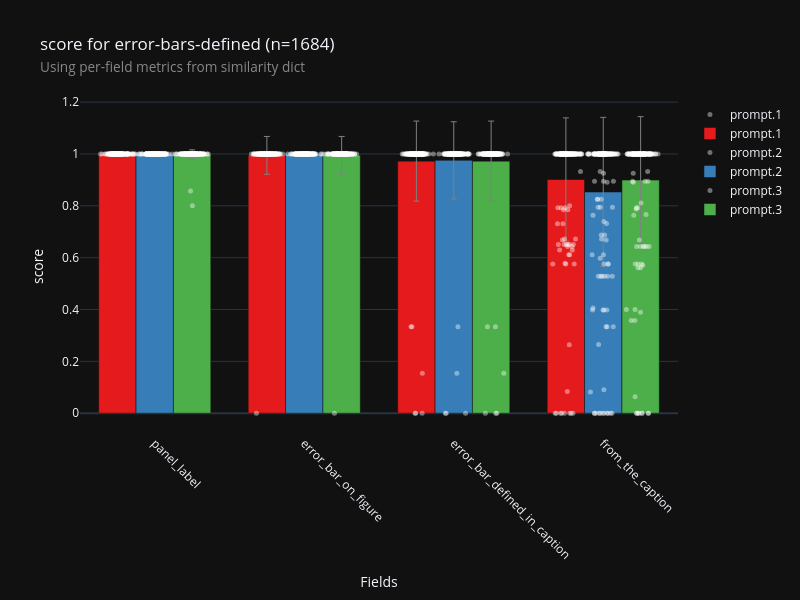
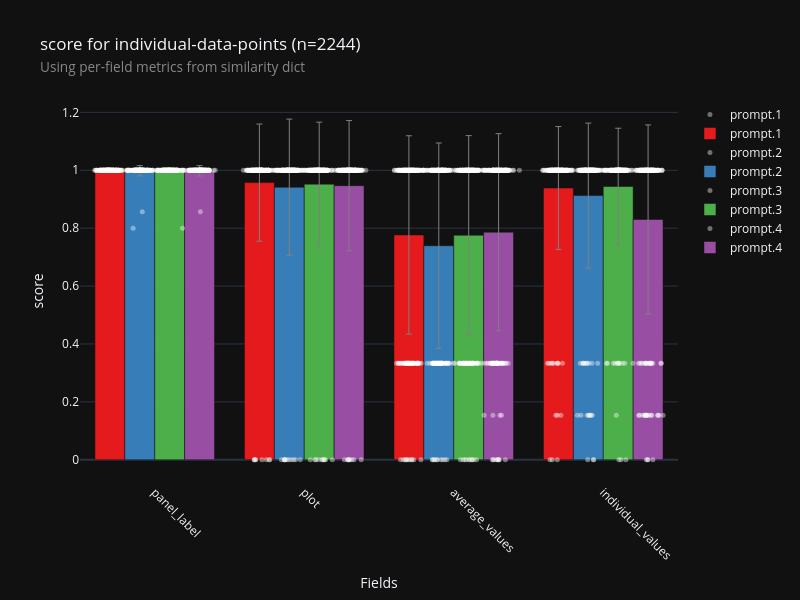
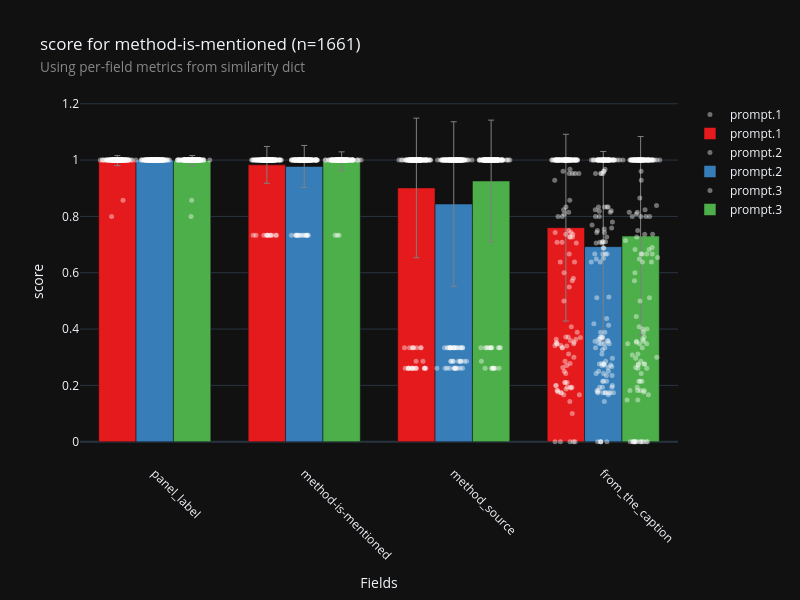
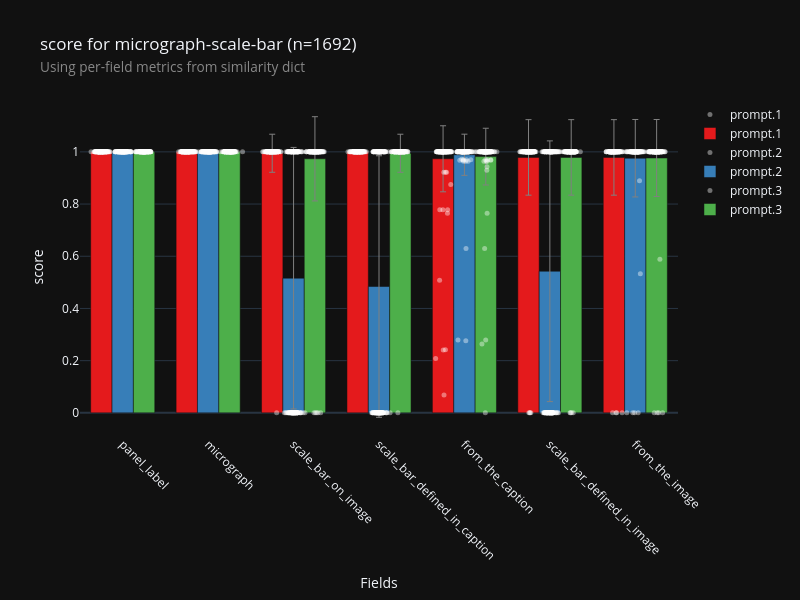

The notebook cell these images were saved under, in order:
### Code cell
for fig_check_name in list(fig_similarity_dict.keys()):
    fig, df, meta = check_visualization_with_similarity_dict(
        'fig-checklist',
        fig_check_name,
        model=MODEL,
        similarity_dict=fig_similarity_dict,
        score='score',
        aggregation_level=1
    )
    fig.show()

### Figure 1 — Plotly figure (JSON) as saved in the notebook; plotly's stock layout.template omitted (floating-point values rounded to 4 significant figures; data arrays with more than 128 entries replaced by an {"elided": "..."} marker saying what was removed)
{"data": [{"hovertext": {"elided": "752 str values"}, "marker": {"color": "white", "line": {"color": "white", "width": 0}, "opacity": 0.4, "size": 5}, "mode": "markers", "name": "prompt.1", "showlegend": true, "type": "scatter", "x": {"elided": "752 float values"}, "y": {"elided": "752 float values"}}, {"error_y": {"array": [0, 0.07293, 0.1545, 0.2378], "color": "grey", "thickness": 1, "type": "data", "visible": true, "width": 3}, "hovertext": ["Field: panel_label<br>Metric: longest_common_subsequence", "Field: error_bar_on_figure<br>Metric: longest_common_subsequence", "Field: error_bar_defined_in_caption<br>Metric: longest_common_subsequence", "Field: from_the_caption<br>Metric: semantic_similarity"], "marker": {"color": "rgb(228,26,28)"}, "name": "prompt.1", "showlegend": true, "type": "bar", "width": 0.25, "x": [-0.25, 0.75, 1.75, 2.75], "y": [1, 0.9947, 0.9724, 0.9015]}, {"hovertext": {"elided": "740 str values"}, "marker": {"color": "white", "line": {"color": "white", "width": 0}, "opacity": 0.4, "size": 5}, "mode": "markers", "name": "prompt.2", "showlegend": true, "type": "scatter", "x": {"elided": "740 float values"}, "y": {"elided": "740 float values"}}, {"error_y": {"array": [0, 0, 0.1488, 0.288], "color": "grey", "thickness": 1, "type": "data", "visible": true, "width": 3}, "hovertext": ["Field: panel_label<br>Metric: longest_common_subsequence", "Field: error_bar_on_figure<br>Metric: longest_common_subsequence", "Field: error_bar_defined_in_caption<br>Metric: longest_common_subsequence", "Field: from_the_caption<br>Metric: semantic_similarity"], "marker": {"color": "rgb(55,126,184)"}, "name": "prompt.2", "showlegend": true, "type": "bar", "width": 0.25, "x": [0, 1, 2, 3], "y": [1, 1, 0.9755, 0.8532]}, {"hovertext": {"elided": "752 str values"}, "marker": {"color": "white", "line": {"color": "white", "width": 0}, "opacity": 0.4, "size": 5}, "mode": "markers", "name": "prompt.3", "showlegend": true, "type": "scatter", "x": {"elided": "752 float values"}, "y": {"elided": "752 float values"}}, {"error_y": {"array": [0.01788, 0.07293, 0.1545, 0.2448], "color": "grey", "thickness": 1, "type": "data", "visible": true, "width": 3}, "hovertext": ["Field: panel_label<br>Metric: longest_common_subsequence", "Field: error_bar_on_figure<br>Metric: longest_common_subsequence", "Field: error_bar_defined_in_caption<br>Metric: longest_common_subsequence", "Field: from_the_caption<br>Metric: semantic_similarity"], "marker": {"color": "rgb(77,175,74)"}, "name": "prompt.3", "showlegend": true, "type": "bar", "width": 0.25, "x": [0.25, 1.25, 2.25, 3.25], "y": [0.9982, 0.9947, 0.9724, 0.8993]}], "layout": {"boxmode": "group", "height": 600, "showlegend": true, "title": {"text": "score for error-bars-defined (n=1684)<br><span style=\"font-size: 0.8em; color: #888;\">Using per-field metrics from similarity dict</span>"}, "width": 800, "xaxis": {"range": [-0.5, 3.5], "tickangle": 45, "ticktext": ["panel_label", "error_bar_on_figure", "error_bar_defined_in_caption", "from_the_caption"], "tickvals": [0, 1, 2, 3], "title": {"text": "Fields"}}, "yaxis": {"title": {"text": "score"}}}}

### Figure 2 — Plotly figure (JSON) as saved in the notebook; plotly's stock layout.template omitted (floating-point values rounded to 4 significant figures; data arrays with more than 128 entries replaced by an {"elided": "..."} marker saying what was removed)
{"data": [{"hovertext": {"elided": "752 str values"}, "marker": {"color": "white", "line": {"color": "white", "width": 0}, "opacity": 0.4, "size": 5}, "mode": "markers", "name": "prompt.1", "showlegend": true, "type": "scatter", "x": {"elided": "752 float values"}, "y": {"elided": "752 float values"}}, {"error_y": {"array": [0, 0.2024, 0.3426, 0.2124], "color": "grey", "thickness": 1, "type": "data", "visible": true, "width": 3}, "hovertext": ["Field: panel_label<br>Metric: longest_common_subsequence", "Field: plot<br>Metric: longest_common_subsequence", "Field: average_values<br>Metric: longest_common_subsequence", "Field: individual_values<br>Metric: longest_common_subsequence"], "marker": {"color": "rgb(228,26,28)"}, "name": "prompt.1", "showlegend": true, "type": "bar", "width": 0.2, "x": [-0.3, 0.7, 1.7, 2.7], "y": [1, 0.9574, 0.7766, 0.9386]}, {"hovertext": {"elided": "752 str values"}, "marker": {"color": "white", "line": {"color": "white", "width": 0}, "opacity": 0.4, "size": 5}, "mode": "markers", "name": "prompt.2", "showlegend": true, "type": "scatter", "x": {"elided": "752 float values"}, "y": {"elided": "752 float values"}}, {"error_y": {"array": [0.01788, 0.2353, 0.355, 0.2505], "color": "grey", "thickness": 1, "type": "data", "visible": true, "width": 3}, "hovertext": ["Field: panel_label<br>Metric: longest_common_subsequence", "Field: plot<br>Metric: longest_common_subsequence", "Field: average_values<br>Metric: longest_common_subsequence", "Field: individual_values<br>Metric: longest_common_subsequence"], "marker": {"color": "rgb(55,126,184)"}, "name": "prompt.2", "showlegend": true, "type": "bar", "width": 0.2, "x": [-0.1, 0.9, 1.9, 2.9], "y": [0.9982, 0.9415, 0.7394, 0.9126]}, {"hovertext": {"elided": "752 str values"}, "marker": {"color": "white", "line": {"color": "white", "width": 0}, "opacity": 0.4, "size": 5}, "mode": "markers", "name": "prompt.3", "showlegend": true, "type": "scatter", "x": {"elided": "752 float values"}, "y": {"elided": "752 float values"}}, {"error_y": {"array": [0, 0.2141, 0.3441, 0.2012], "color": "grey", "thickness": 1, "type": "data", "visible": true, "width": 3}, "hovertext": ["Field: panel_label<br>Metric: longest_common_subsequence", "Field: plot<br>Metric: longest_common_subsequence", "Field: average_values<br>Metric: longest_common_subsequence", "Field: individual_values<br>Metric: longest_common_subsequence"], "marker": {"color": "rgb(77,175,74)"}, "name": "prompt.3", "showlegend": true, "type": "bar", "width": 0.2, "x": [0.1, 1.1, 2.1, 3.1], "y": [1, 0.9521, 0.7756, 0.9441]}, {"hovertext": {"elided": "752 str values"}, "marker": {"color": "white", "line": {"color": "white", "width": 0}, "opacity": 0.4, "size": 5}, "mode": "markers", "name": "prompt.4", "showlegend": true, "type": "scatter", "x": {"elided": "752 float values"}, "y": {"elided": "752 float values"}}, {"error_y": {"array": [0.01788, 0.225, 0.3403, 0.3264], "color": "grey", "thickness": 1, "type": "data", "visible": true, "width": 3}, "hovertext": ["Field: panel_label<br>Metric: longest_common_subsequence", "Field: plot<br>Metric: longest_common_subsequence", "Field: average_values<br>Metric: longest_common_subsequence", "Field: individual_values<br>Metric: longest_common_subsequence"], "marker": {"color": "rgb(152,78,163)"}, "name": "prompt.4", "showlegend": true, "type": "bar", "width": 0.2, "x": [0.3, 1.3, 2.3, 3.3], "y": [0.9982, 0.9468, 0.7861, 0.8303]}], "layout": {"boxmode": "group", "height": 600, "showlegend": true, "title": {"text": "score for individual-data-points (n=2244)<br><span style=\"font-size: 0.8em; color: #888;\">Using per-field metrics from similarity dict</span>"}, "width": 800, "xaxis": {"range": [-0.5, 3.5], "tickangle": 45, "ticktext": ["panel_label", "plot", "average_values", "individual_values"], "tickvals": [0, 1, 2, 3], "title": {"text": "Fields"}}, "yaxis": {"title": {"text": "score"}}}}

### Figure 3 — Plotly figure (JSON) as saved in the notebook; plotly's stock layout.template omitted (floating-point values rounded to 4 significant figures; data arrays with more than 128 entries replaced by an {"elided": "..."} marker saying what was removed)
{"data": [{"hovertext": {"elided": "752 str values"}, "marker": {"color": "white", "line": {"color": "white", "width": 0}, "opacity": 0.4, "size": 5}, "mode": "markers", "name": "prompt.1", "showlegend": true, "type": "scatter", "x": {"elided": "752 float values"}, "y": {"elided": "752 float values"}}, {"error_y": {"array": [0.01788, 0.06532, 0.2478, 0.3316], "color": "grey", "thickness": 1, "type": "data", "visible": true, "width": 3}, "hovertext": ["Field: panel_label<br>Metric: longest_common_subsequence", "Field: method-is-mentioned<br>Metric: semantic_similarity", "Field: method_source<br>Metric: longest_common_subsequence", "Field: from_the_caption<br>Metric: longest_common_subsequence"], "marker": {"color": "rgb(228,26,28)"}, "name": "prompt.1", "showlegend": true, "type": "bar", "width": 0.25, "x": [-0.25, 0.75, 1.75, 2.75], "y": [0.9982, 0.983, 0.9011, 0.76]}, {"hovertext": {"elided": "752 str values"}, "marker": {"color": "white", "line": {"color": "white", "width": 0}, "opacity": 0.4, "size": 5}, "mode": "markers", "name": "prompt.2", "showlegend": true, "type": "scatter", "x": {"elided": "752 float values"}, "y": {"elided": "752 float values"}}, {"error_y": {"array": [0, 0.07456, 0.2922, 0.3379], "color": "grey", "thickness": 1, "type": "data", "visible": true, "width": 3}, "hovertext": ["Field: panel_label<br>Metric: longest_common_subsequence", "Field: method-is-mentioned<br>Metric: semantic_similarity", "Field: method_source<br>Metric: longest_common_subsequence", "Field: from_the_caption<br>Metric: longest_common_subsequence"], "marker": {"color": "rgb(55,126,184)"}, "name": "prompt.2", "showlegend": true, "type": "bar", "width": 0.25, "x": [0, 1, 2, 3], "y": [1, 0.9773, 0.8439, 0.6926]}, {"hovertext": {"elided": "752 str values"}, "marker": {"color": "white", "line": {"color": "white", "width": 0}, "opacity": 0.4, "size": 5}, "mode": "markers", "name": "prompt.3", "showlegend": true, "type": "scatter", "x": {"elided": "752 float values"}, "y": {"elided": "752 float values"}}, {"error_y": {"array": [0.01788, 0.03349, 0.2161, 0.3535], "color": "grey", "thickness": 1, "type": "data", "visible": true, "width": 3}, "hovertext": ["Field: panel_label<br>Metric: longest_common_subsequence", "Field: method-is-mentioned<br>Metric: semantic_similarity", "Field: method_source<br>Metric: longest_common_subsequence", "Field: from_the_caption<br>Metric: longest_common_subsequence"], "marker": {"color": "rgb(77,175,74)"}, "name": "prompt.3", "showlegend": true, "type": "bar", "width": 0.25, "x": [0.25, 1.25, 2.25, 3.25], "y": [0.9982, 0.9957, 0.9257, 0.7301]}], "layout": {"boxmode": "group", "height": 600, "showlegend": true, "title": {"text": "score for method-is-mentioned (n=1661)<br><span style=\"font-size: 0.8em; color: #888;\">Using per-field metrics from similarity dict</span>"}, "width": 800, "xaxis": {"range": [-0.5, 3.5], "tickangle": 45, "ticktext": ["panel_label", "method-is-mentioned", "method_source", "from_the_caption"], "tickvals": [0, 1, 2, 3], "title": {"text": "Fields"}}, "yaxis": {"title": {"text": "score"}}}}

### Figure 4 — Plotly figure (JSON) as saved in the notebook; plotly's stock layout.template omitted (floating-point values rounded to 4 significant figures; data arrays with more than 128 entries replaced by an {"elided": "..."} marker saying what was removed)
{"data": [{"hovertext": {"elided": "1316 str values"}, "marker": {"color": "white", "line": {"color": "white", "width": 0}, "opacity": 0.4, "size": 5}, "mode": "markers", "name": "prompt.1", "showlegend": true, "type": "scatter", "x": {"elided": "1316 float values"}, "y": {"elided": "1316 float values"}}, {"error_y": {"array": [0, 0, 0.07293, 0, 0.1265, 0.1447, 0.1447], "color": "grey", "thickness": 1, "type": "data", "visible": true, "width": 3}, "hovertext": ["Field: panel_label<br>Metric: longest_common_subsequence", "Field: micrograph<br>Metric: longest_common_subsequence", "Field: scale_bar_on_image<br>Metric: longest_common_subsequence", "Field: scale_bar_defined_in_caption<br>Metric: longest_common_subsequence", "Field: from_the_caption<br>Metric: longest_common_subsequence", "Field: scale_bar_defined_in_image<br>Metric: longest_common_subsequence", "Field: from_the_image<br>Metric: longest_common_subsequence"], "marker": {"color": "rgb(228,26,28)"}, "name": "prompt.1", "showlegend": true, "type": "bar", "width": 0.25, "x": [-0.25, 0.75, 1.75, 2.75, 3.75, 4.75, 5.75], "y": [1, 1, 0.9947, 1, 0.9734, 0.9787, 0.9787]}, {"hovertext": {"elided": "1316 str values"}, "marker": {"color": "white", "line": {"color": "white", "width": 0}, "opacity": 0.4, "size": 5}, "mode": "markers", "name": "prompt.2", "showlegend": true, "type": "scatter", "x": {"elided": "1316 float values"}, "y": {"elided": "1316 float values"}}, {"error_y": {"array": [0, 0, 0.5011, 0.5011, 0.07897, 0.4995, 0.1484], "color": "grey", "thickness": 1, "type": "data", "visible": true, "width": 3}, "hovertext": ["Field: panel_label<br>Metric: longest_common_subsequence", "Field: micrograph<br>Metric: longest_common_subsequence", "Field: scale_bar_on_image<br>Metric: longest_common_subsequence", "Field: scale_bar_defined_in_caption<br>Metric: longest_common_subsequence", "Field: from_the_caption<br>Metric: longest_common_subsequence", "Field: scale_bar_defined_in_image<br>Metric: longest_common_subsequence", "Field: from_the_image<br>Metric: longest_common_subsequence"], "marker": {"color": "rgb(55,126,184)"}, "name": "prompt.2", "showlegend": true, "type": "bar", "width": 0.25, "x": [0, 1, 2, 3, 4, 5, 6], "y": [1, 1, 0.516, 0.484, 0.9888, 0.5426, 0.9757]}, {"hovertext": {"elided": "1316 str values"}, "marker": {"color": "white", "line": {"color": "white", "width": 0}, "opacity": 0.4, "size": 5}, "mode": "markers", "name": "prompt.3", "showlegend": true, "type": "scatter", "x": {"elided": "1316 float values"}, "y": {"elided": "1316 float values"}}, {"error_y": {"array": [0, 0, 0.1613, 0.07293, 0.1087, 0.1447, 0.1475], "color": "grey", "thickness": 1, "type": "data", "visible": true, "width": 3}, "hovertext": ["Field: panel_label<br>Metric: longest_common_subsequence", "Field: micrograph<br>Metric: longest_common_subsequence", "Field: scale_bar_on_image<br>Metric: longest_common_subsequence", "Field: scale_bar_defined_in_caption<br>Metric: longest_common_subsequence", "Field: from_the_caption<br>Metric: longest_common_subsequence", "Field: scale_bar_defined_in_image<br>Metric: longest_common_subsequence", "Field: from_the_image<br>Metric: longest_common_subsequence"], "marker": {"color": "rgb(77,175,74)"}, "name": "prompt.3", "showlegend": true, "type": "bar", "width": 0.25, "x": [0.25, 1.25, 2.25, 3.25, 4.25, 5.25, 6.25], "y": [1, 1, 0.9734, 0.9947, 0.9818, 0.9787, 0.9765]}], "layout": {"boxmode": "group", "height": 600, "showlegend": true, "title": {"text": "score for micrograph-scale-bar (n=1692)<br><span style=\"font-size: 0.8em; color: #888;\">Using per-field metrics from similarity dict</span>"}, "width": 800, "xaxis": {"range": [-0.5, 6.5], "tickangle": 45, "ticktext": ["panel_label", "micrograph", "scale_bar_on_image", "scale_bar_defined_in_caption", "from_the_caption", "scale_bar_defined_in_image", "from_the_image"], "tickvals": [0, 1, 2, 3, 4, 5, 6], "title": {"text": "Fields"}}, "yaxis": {"title": {"text": "score"}}}}
